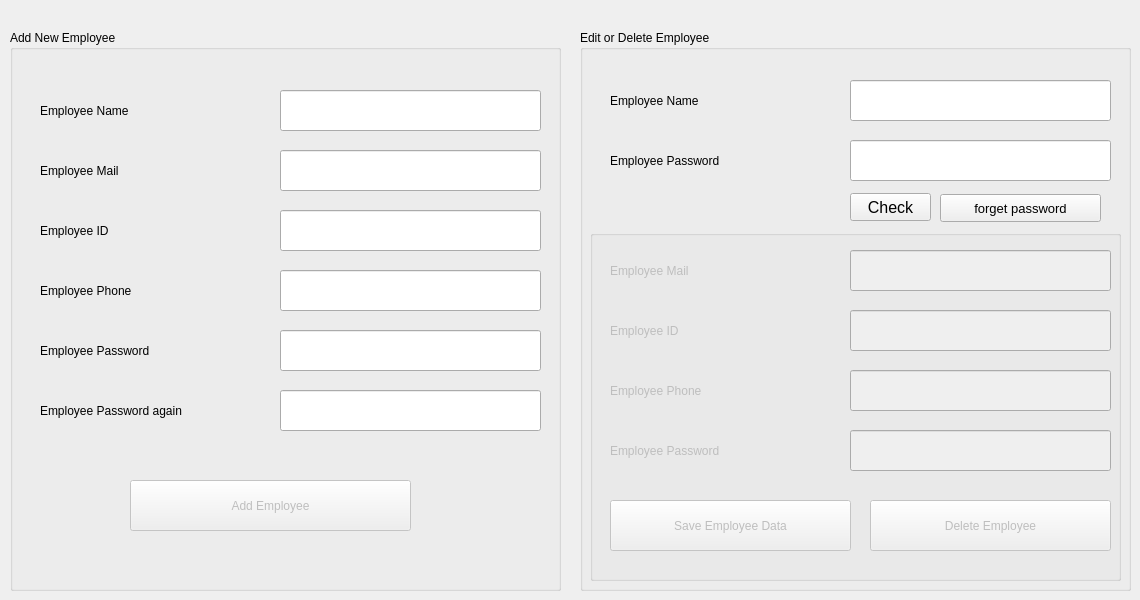
      <widget class="QWidget" name="tab_17">
       <attribute name="title">
        <string>Add or Edit Employee</string>
       </attribute>
       <widget class="QGroupBox" name="groupBox">
        <property name="geometry">
         <rect>
          <x>10</x>
          <y>30</y>
          <width>551</width>
          <height>561</height>
         </rect>
        </property>
        <property name="title">
         <string>Add New Employee</string>
        </property>
        <widget class="QLabel" name="label_25">
         <property name="geometry">
          <rect>
           <x>30</x>
           <y>60</y>
           <width>181</width>
           <height>41</height>
          </rect>
         </property>
         <property name="text">
          <string>Employee Name</string>
         </property>
        </widget>
        <widget class="QLineEdit" name="lineEdit_18">
         <property name="geometry">
          <rect>
           <x>270</x>
           <y>60</y>
           <width>261</width>
           <height>41</height>
          </rect>
         </property>
        </widget>
        <widget class="QLineEdit" name="lineEdit_19">
         <property name="geometry">
          <rect>
           <x>270</x>
           <y>120</y>
           <width>261</width>
           <height>41</height>
          </rect>
         </property>
        </widget>
        <widget class="QLineEdit" name="lineEdit_20">
         <property name="geometry">
          <rect>
           <x>270</x>
           <y>180</y>
           <width>261</width>
           <height>41</height>
          </rect>
         </property>
        </widget>
        <widget class="QLineEdit" name="lineEdit_21">
         <property name="geometry">
          <rect>
           <x>270</x>
           <y>240</y>
           <width>261</width>
           <height>41</height>
          </rect>
         </property>
        </widget>
        <widget class="QLineEdit" name="lineEdit_22">
         <property name="geometry">
          <rect>
           <x>270</x>
           <y>300</y>
           <width>261</width>
           <height>41</height>
          </rect>
         </property>
         <property name="echoMode">
          <enum>QLineEdit::Password</enum>
         </property>
        </widget>
        <widget class="QLabel" name="label_26">
         <property name="geometry">
          <rect>
           <x>30</x>
           <y>120</y>
           <width>171</width>
           <height>41</height>
          </rect>
         </property>
         <property name="text">
          <string>Employee Mail</string>
         </property>
        </widget>
        <widget class="QLabel" name="label_27">
         <property name="geometry">
          <rect>
           <x>30</x>
           <y>180</y>
           <width>171</width>
           <height>41</height>
          </rect>
         </property>
         <property name="text">
          <string>Employee ID</string>
         </property>
        </widget>
        <widget class="QLabel" name="label_28">
         <property name="geometry">
          <rect>
           <x>30</x>
           <y>240</y>
           <width>171</width>
           <height>41</height>
          </rect>
         </property>
         <property name="text">
          <string>Employee Phone</string>
         </property>
        </widget>
        <widget class="QLabel" name="label_29">
         <property name="geometry">
          <rect>
           <x>30</x>
           <y>300</y>
           <width>241</width>
           <height>41</height>
          </rect>
         </property>
         <property name="text">
          <string>Employee Password</string>
         </property>
        </widget>
        <widget class="QLineEdit" name="lineEdit_23">
         <property name="geometry">
          <rect>
           <x>270</x>
           <y>360</y>
           <width>261</width>
           <height>41</height>
          </rect>
         </property>
         <property name="echoMode">
          <enum>QLineEdit::Password</enum>
         </property>
        </widget>
        <widget class="QLabel" name="label_30">
         <property name="geometry">
          <rect>
           <x>30</x>
           <y>360</y>
           <width>241</width>
           <height>41</height>
          </rect>
         </property>
         <property name="text">
          <string>Employee Password again</string>
         </property>
        </widget>
        <widget class="QPushButton" name="pushButton_22">
         <property name="enabled">
          <bool>false</bool>
         </property>
         <property name="geometry">
          <rect>
           <x>120</x>
           <y>450</y>
           <width>281</width>
           <height>51</height>
          </rect>
         </property>
         <property name="text">
          <string>Add Employee</string>
         </property>
        </widget>
       </widget>
       <widget class="QGroupBox" name="groupBox_2">
        <property name="enabled">
         <bool>true</bool>
        </property>
        <property name="geometry">
         <rect>
          <x>580</x>
          <y>30</y>
          <width>551</width>
          <height>561</height>
         </rect>
        </property>
        <property name="title">
         <string>Edit or Delete Employee</string>
        </property>
        <widget class="QLabel" name="label_37">
         <property name="geometry">
          <rect>
           <x>30</x>
           <y>50</y>
           <width>181</width>
           <height>41</height>
          </rect>
         </property>
         <property name="text">
          <string>Employee Name</string>
         </property>
        </widget>
        <widget class="QLineEdit" name="lineEdit_30">
         <property name="geometry">
          <rect>
           <x>270</x>
           <y>50</y>
           <width>261</width>
           <height>41</height>
          </rect>
         </property>
        </widget>
        <widget class="QLineEdit" name="lineEdit_34">
         <property name="geometry">
          <rect>
           <x>270</x>
           <y>110</y>
           <width>261</width>
           <height>41</height>
          </rect>
         </property>
         <property name="echoMode">
          <enum>QLineEdit::Password</enum>
         </property>
        </widget>
        <widget class="QLabel" name="label_41">
         <property name="geometry">
          <rect>
           <x>30</x>
           <y>110</y>
           <width>241</width>
           <height>41</height>
          </rect>
         </property>
         <property name="text">
          <string>Employee Password</string>
         </property>
        </widget>
        <widget class="QPushButton" name="pushButton_20">
         <property name="geometry">
          <rect>
           <x>270</x>
           <y>163</y>
           <width>81</width>
           <height>28</height>
          </rect>
         </property>
         <property name="font">
          <font>
           <family>MS Shell Dlg 2</family>
           <pointsize>12</pointsize>
           <weight>50</weight>
           <italic>false</italic>
           <bold>false</bold>
          </font>
         </property>
         <property name="text">
          <string>Check</string>
         </property>
        </widget>
        <widget class="QPushButton" name="pushButton_21">
         <property name="geometry">
          <rect>
           <x>360</x>
           <y>164</y>
           <width>161</width>
           <height>28</height>
          </rect>
         </property>
         <property name="font">
          <font>
           <pointsize>10</pointsize>
          </font>
         </property>
         <property name="styleSheet">
          <string notr="true">font: 10pt &quot;MS Shell Dlg 2&quot;;</string>
         </property>
         <property name="text">
          <string>forget password</string>
         </property>
        </widget>
        <widget class="QGroupBox" name="groupBox_3">
         <property name="enabled">
          <bool>false</bool>
         </property>
         <property name="geometry">
          <rect>
           <x>10</x>
           <y>200</y>
           <width>531</width>
           <height>351</height>
          </rect>
         </property>
         <property name="title">
          <string/>
         </property>
         <widget class="QLabel" name="label_40">
          <property name="geometry">
           <rect>
            <x>20</x>
            <y>140</y>
            <width>171</width>
            <height>41</height>
           </rect>
          </property>
          <property name="text">
           <string>Employee Phone</string>
          </property>
         </widget>
         <widget class="QLineEdit" name="lineEdit_35">
          <property name="geometry">
           <rect>
            <x>260</x>
            <y>200</y>
            <width>261</width>
            <height>41</height>
           </rect>
          </property>
          <property name="echoMode">
           <enum>QLineEdit::Password</enum>
          </property>
         </widget>
         <widget class="QLineEdit" name="lineEdit_32">
          <property name="geometry">
           <rect>
            <x>260</x>
            <y>80</y>
            <width>261</width>
            <height>41</height>
           </rect>
          </property>
         </widget>
         <widget class="QLabel" name="label_38">
          <property name="geometry">
           <rect>
            <x>20</x>
            <y>20</y>
            <width>171</width>
            <height>41</height>
           </rect>
          </property>
          <property name="text">
           <string>Employee Mail</string>
          </property>
         </widget>
         <widget class="QLabel" name="label_39">
          <property name="geometry">
           <rect>
            <x>20</x>
            <y>80</y>
            <width>171</width>
            <height>41</height>
           </rect>
          </property>
          <property name="text">
           <string>Employee ID</string>
          </property>
         </widget>
         <widget class="QLineEdit" name="lineEdit_33">
          <property name="geometry">
           <rect>
            <x>260</x>
            <y>140</y>
            <width>261</width>
            <height>41</height>
           </rect>
          </property>
         </widget>
         <widget class="QLineEdit" name="lineEdit_31">
          <property name="geometry">
           <rect>
            <x>260</x>
            <y>20</y>
            <width>261</width>
            <height>41</height>
           </rect>
          </property>
         </widget>
         <widget class="QLabel" name="label_42">
          <property name="geometry">
           <rect>
            <x>20</x>
            <y>200</y>
            <width>241</width>
            <height>41</height>
           </rect>
          </property>
          <property name="text">
           <string>Employee Password</string>
          </property>
         </widget>
         <widget class="QPushButton" name="pushButton_24">
          <property name="geometry">
           <rect>
            <x>280</x>
            <y>270</y>
            <width>241</width>
            <height>51</height>
           </rect>
          </property>
          <property name="text">
           <string>Delete Employee</string>
          </property>
         </widget>
         <widget class="QPushButton" name="pushButton_23">
          <property name="geometry">
           <rect>
            <x>20</x>
            <y>270</y>
            <width>241</width>
            <height>51</height>
           </rect>
          </property>
          <property name="text">
           <string>Save Employee Data</string>
          </property>
         </widget>
        </widget>
       </widget>
      </widget>
